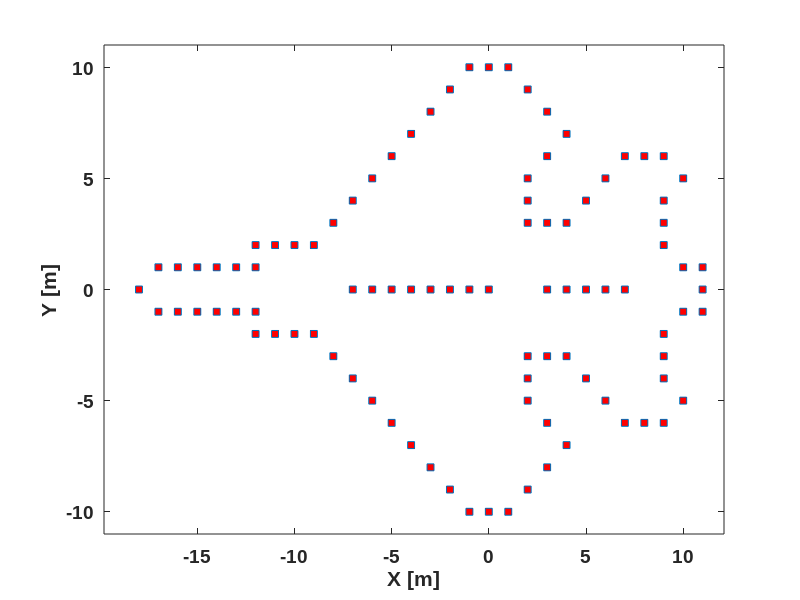

Source code (MATLAB): (Note: this script raises an error after producing the figure.)
%------------------------------------------------------------
% This code can be used to generate Figure 8.14 
%------------------------------------------------------------
% This file requires the following files to be present in the same
% directory:
%
% scat_field.mat 

clear all
close all
 
%---Load the Scattered Field --------------------------------
load scat_field 
 
% Npulse = 128;  % number of pulses in one burst          
% Nburst = 512;  % number of bursts 
% f1 = 3e9;      % starting frequency for the EM wave
% BWf = 512e6;   % bandwidth of the EM wave
% T1 = (Npulse-1)/BWf;      % pulse duration
% PRF = 20e3;    % Pulse Repetation Frequency
% PRI = 1/PRF;   % Pulse Repetation Interval
% W = 0.16;      % angular velocity  [rad/s] 
% Vr = 1.0;      % radial velocity  [m/s]
% ar = 0.0;      % acceleration [m/s2]
 
% c = 3.0e8;     % speed of the EM wave
 
%---Figure 8.14(a)--------------------------------------------
plot(-Xc,Yc,'square', 'MarkerSize',5,'MarkerFaceColor',[1 0 0]);
set(gca,'FontName', 'Arial', 'FontSize',14,'FontWeight','Bold');
xlabel('X [m]'); 
ylabel('Y [m]');
axis([min(-Xc)*1.1 max(-Xc)*1.1 min(Yc)*1.1 max(Yc)*1.1])
 
%---Figure 8.14(b)-------------------------------------------
%---Form Classical ISAR Image -------------------------------
w=hanning(Npulse)*hanning(Nburst)';
Es=Es.*w;
Es(Npulse*4,Nburst*4)=0;
ISAR=abs(fftshift(ifft2((Es))));
figure;matplot2(XX,YY,ISAR,30);
colorbar; colormap(1-gray);
set(gca,'FontName', 'Arial', 'FontSize',14,'FontWeight','Bold');
xlabel('Range [m]'); 
ylabel('X-Range [m]');
